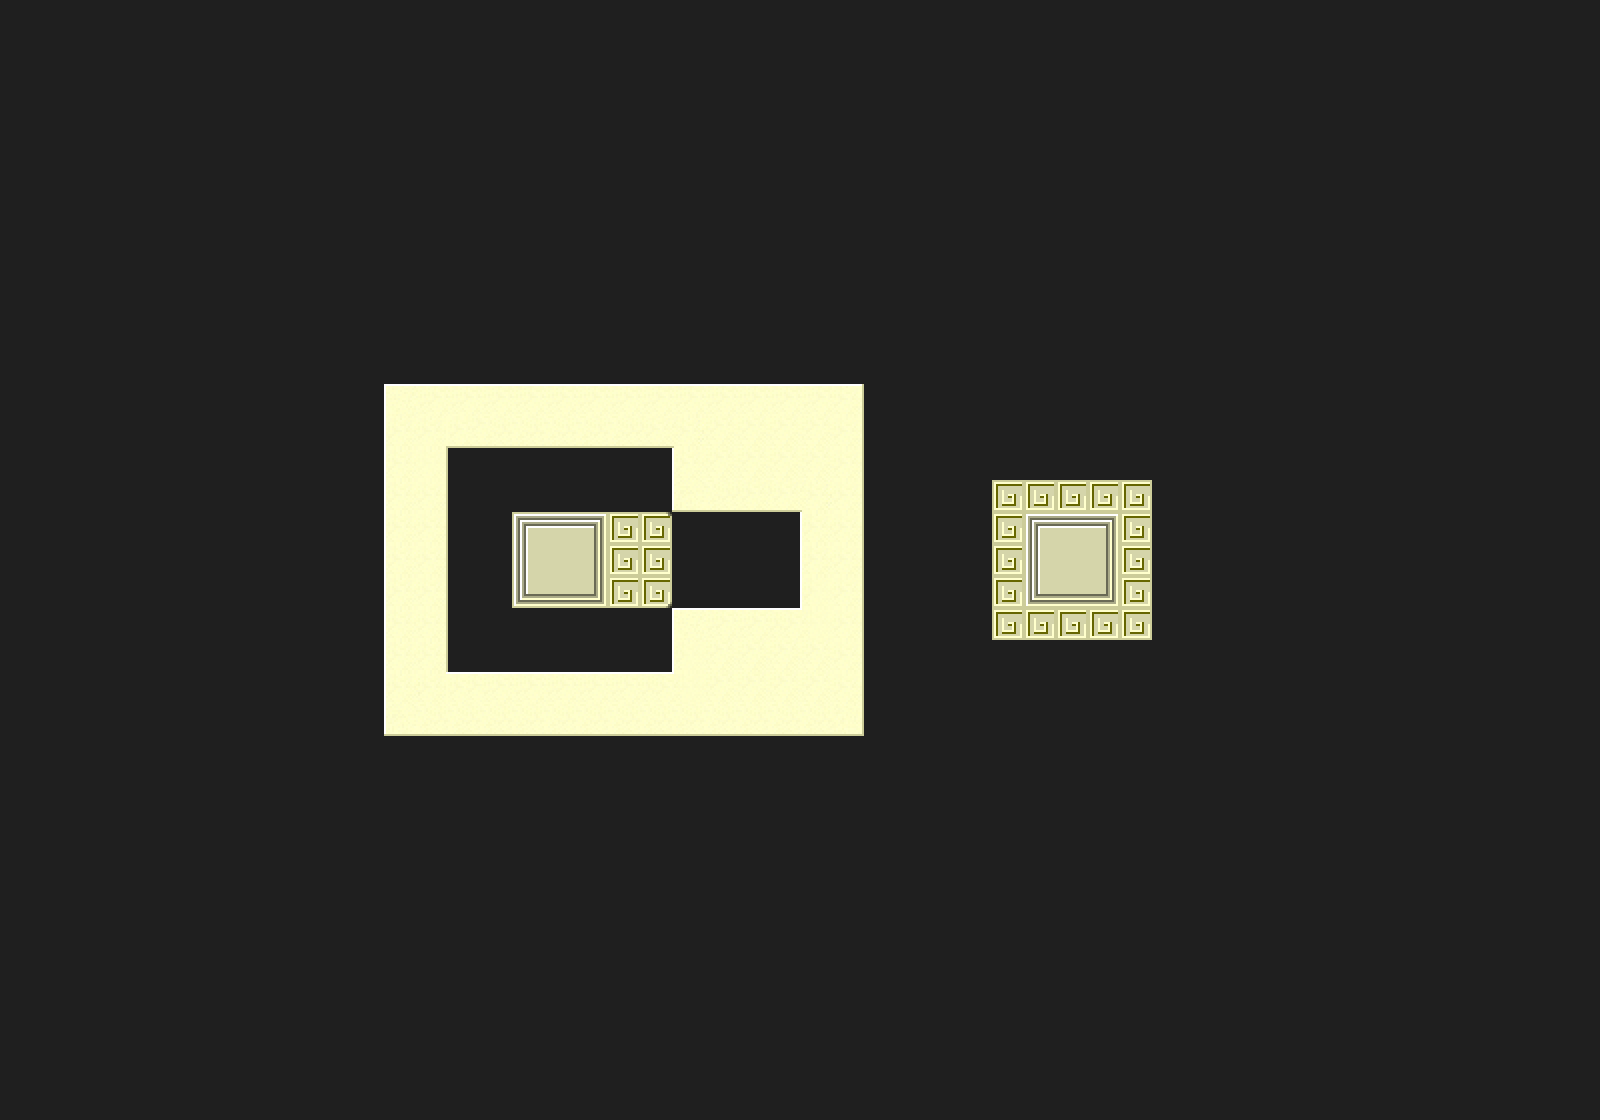

The image is a tile-based game level rendered from a .tmx file. Its description and source (layers, tilesets, objects; grid data summarised) follow:
An orthogonal 50x35 tile map with 32x32 px tiles, 2 tile layers (Foreground, Collision) and 2 objects (goal, spawn).

<map version="1.0" orientation="orthogonal" width="50" height="35" tilewidth="32" tileheight="32">
 <tileset firstgid="1" name="tileset2" tilewidth="32" tileheight="32">
  <image source="tileset2.png" width="512" height="512" />
 </tileset>
 <layer name="Foreground" width="50" height="35">
  <data>[1750 cells, 1750 non-empty, 83 distinct tile ids]</data>
 </layer>
 <layer name="Collision" width="50" height="35">
  <data>[1750 cells, 1606 non-empty, 1 distinct tile ids]</data>
 </layer>
 <objectgroup name="Object Layer" width="50" height="35">
  <object name="Goal" type="goal" x="1056" y="544" width="32" height="32" />
  <object name="Spawn" type="spawn" x="544" y="544" width="32" height="32" />
 </objectgroup>
</map>
